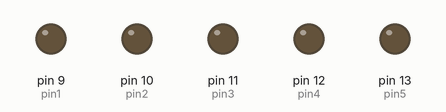
This sketch was run on a simulated Arduino Uno, built with avr-gcc and run on an emulated ATmega328P. On the bench: output pins drawn as LEDs (lit = HIGH).

Above: at 0.2 s.
At 2.7 s:
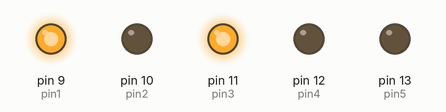
At 5.2 s:
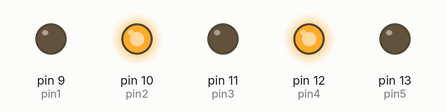
At 10.2 s:
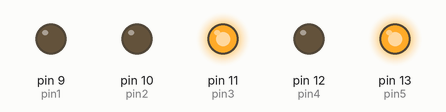
At 15.2 s:
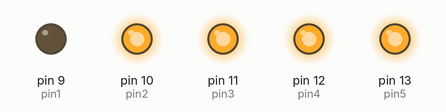
At 20.2 s:
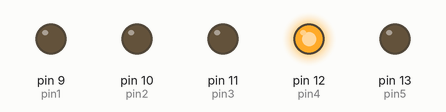
Timing chart, 0 to 20.8 s (numbered marks = the images above):
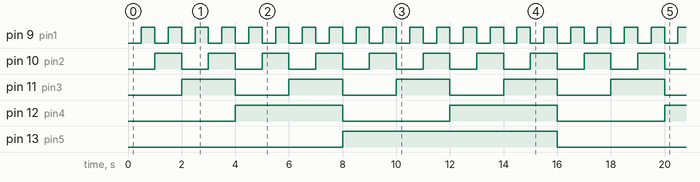

The sketch:

binary_counter.ino
```cpp
int pin1 = 9;
int pin2 = 10;
int pin3 = 11;
int pin4 = 12;
int pin5 = 13;
int waiting = 500;


void setup(){
  pinMode(pin1, OUTPUT);
  pinMode(pin2, OUTPUT);
  pinMode(pin3, OUTPUT);
  pinMode(pin4, OUTPUT);
  pinMode(pin5, OUTPUT);
}

//How can I do this in a function? This is way too tedious.
void loop() {
  // put your main code here, to run repeatedly:
  //0
digitalWrite(pin1, LOW);
digitalWrite(pin2, LOW);
digitalWrite(pin3, LOW);
digitalWrite(pin4, LOW);
digitalWrite(pin5, LOW);
delay(waiting);
//1
digitalWrite(pin1, HIGH);
digitalWrite(pin2, LOW);
digitalWrite(pin3, LOW);
digitalWrite(pin4, LOW);
digitalWrite(pin5, LOW);
delay(waiting);

//2
digitalWrite(pin1, LOW);
digitalWrite(pin2, HIGH);
digitalWrite(pin3, LOW);
digitalWrite(pin4, LOW);
digitalWrite(pin5, LOW);
delay(waiting);
//3
digitalWrite(pin1, HIGH);
digitalWrite(pin2, HIGH);
digitalWrite(pin3, LOW);
digitalWrite(pin4, LOW);
digitalWrite(pin5, LOW);
delay(waiting);
//4
digitalWrite(pin1, LOW);
digitalWrite(pin2, LOW);
digitalWrite(pin3, HIGH);
digitalWrite(pin4, LOW);
digitalWrite(pin5, LOW);
delay(waiting);
//5
digitalWrite(pin1, HIGH);
digitalWrite(pin2, LOW);
digitalWrite(pin3, HIGH);
digitalWrite(pin4, LOW);
digitalWrite(pin5, LOW);
delay(waiting);
//6
digitalWrite(pin1, LOW);
digitalWrite(pin2, HIGH);
digitalWrite(pin3, HIGH);
digitalWrite(pin4, LOW);
digitalWrite(pin5, LOW);
delay(waiting);
//7
digitalWrite(pin1, HIGH);
digitalWrite(pin2, HIGH);
digitalWrite(pin3, HIGH);
digitalWrite(pin4, LOW);
digitalWrite(pin5, LOW);
delay(waiting);
//8
digitalWrite(pin1, LOW);
digitalWrite(pin2, LOW);
digitalWrite(pin3, LOW);
digitalWrite(pin4, HIGH);
digitalWrite(pin5, LOW);
delay(waiting);
//9
digitalWrite(pin1, HIGH);
digitalWrite(pin2, LOW);
digitalWrite(pin3, LOW);
digitalWrite(pin4, HIGH);
digitalWrite(pin5, LOW);
delay(waiting);
//10
digitalWrite(pin1, LOW);
digitalWrite(pin2, HIGH);
digitalWrite(pin3, LOW);
digitalWrite(pin4, HIGH);
digitalWrite(pin5, LOW);
delay(waiting);
//11
digitalWrite(pin1, HIGH);
digitalWrite(pin2, HIGH);
digitalWrite(pin3, LOW);
digitalWrite(pin4, HIGH);
digitalWrite(pin5, LOW);
delay(waiting);
//12
digitalWrite(pin1, LOW);
digitalWrite(pin2, LOW);
digitalWrite(pin3, HIGH);
digitalWrite(pin4, HIGH);
digitalWrite(pin5, LOW);
delay(waiting);
//13
digitalWrite(pin1, HIGH);
digitalWrite(pin2, LOW);
digitalWrite(pin3, HIGH);
digitalWrite(pin4, HIGH);
digitalWrite(pin5, LOW);
delay(waiting);
//14
digitalWrite(pin1, LOW);
digitalWrite(pin2, HIGH);
digitalWrite(pin3, HIGH);
digitalWrite(pin4, HIGH);
digitalWrite(pin5, LOW);
delay(waiting);
//15
digitalWrite(pin1, HIGH);
digitalWrite(pin2, HIGH);
digitalWrite(pin3, HIGH);
digitalWrite(pin4, HIGH);
digitalWrite(pin5, LOW);
delay(waiting);
//16
digitalWrite(pin1, LOW);
digitalWrite(pin2, LOW);
digitalWrite(pin3, LOW);
digitalWrite(pin4, LOW);
digitalWrite(pin5, HIGH);
delay(waiting);
//17
digitalWrite(pin1, HIGH);
digitalWrite(pin2, LOW);
digitalWrite(pin3, LOW);
digitalWrite(pin4, LOW);
digitalWrite(pin5, HIGH);
delay(waiting);
//18
digitalWrite(pin1, LOW);
digitalWrite(pin2, HIGH);
digitalWrite(pin3, LOW);
digitalWrite(pin4, LOW);
digitalWrite(pin5, HIGH);
delay(waiting);
//19
digitalWrite(pin1, HIGH);
digitalWrite(pin2, HIGH);
digitalWrite(pin3, LOW);
digitalWrite(pin4, LOW);
digitalWrite(pin5, HIGH);
delay(waiting);
//20
digitalWrite(pin1, LOW);
digitalWrite(pin2, LOW);
digitalWrite(pin3, HIGH);
digitalWrite(pin4, LOW);
digitalWrite(pin5, HIGH);
delay(waiting);
//21
digitalWrite(pin1, HIGH);
digitalWrite(pin2, LOW);
digitalWrite(pin3, HIGH);
digitalWrite(pin4, LOW);
digitalWrite(pin5, HIGH);
delay(waiting);
//22
digitalWrite(pin1, LOW);
digitalWrite(pin2, HIGH);
digitalWrite(pin3, HIGH);
digitalWrite(pin4, LOW);
digitalWrite(pin5, HIGH);
delay(waiting);
//23
digitalWrite(pin1, HIGH);
digitalWrite(pin2, HIGH);
digitalWrite(pin3, HIGH);
digitalWrite(pin4, LOW);
digitalWrite(pin5, HIGH);
delay(waiting);
//24
digitalWrite(pin1, LOW);
digitalWrite(pin2, LOW);
digitalWrite(pin3, LOW);
digitalWrite(pin4, HIGH);
digitalWrite(pin5, HIGH);
delay(waiting);
//25
digitalWrite(pin1, HIGH);
digitalWrite(pin2, LOW);
digitalWrite(pin3, LOW);
digitalWrite(pin4, HIGH);
digitalWrite(pin5, HIGH);
delay(waiting);
//26
digitalWrite(pin1, LOW);
digitalWrite(pin2, HIGH);
digitalWrite(pin3, LOW);
digitalWrite(pin4, HIGH);
digitalWrite(pin5, HIGH);
delay(waiting);
//27
digitalWrite(pin1, HIGH);
digitalWrite(pin2, HIGH);
digitalWrite(pin3, LOW);
digitalWrite(pin4, HIGH);
digitalWrite(pin5, HIGH);
delay(waiting);
//28
digitalWrite(pin1, LOW);
digitalWrite(pin2, LOW);
digitalWrite(pin3, HIGH);
digitalWrite(pin4, HIGH);
digitalWrite(pin5, HIGH);
delay(waiting);
//29
digitalWrite(pin1, HIGH);
digitalWrite(pin2, LOW);
digitalWrite(pin3, HIGH);
digitalWrite(pin4, HIGH);
digitalWrite(pin5, HIGH);
delay(waiting);
//30
digitalWrite(pin1, LOW);
digitalWrite(pin2, HIGH);
digitalWrite(pin3, HIGH);
digitalWrite(pin4, HIGH);
digitalWrite(pin5, HIGH);
delay(waiting);
//31
digitalWrite(pin1, HIGH);
digitalWrite(pin2, HIGH);
digitalWrite(pin3, HIGH);
digitalWrite(pin4, HIGH);
digitalWrite(pin5, HIGH);
delay(waiting);
}
```

Measured:
- by itself, pin 9 (pin1): alternates HIGH for 0.50 s and LOW for 0.50 s
- by itself, pin 10 (pin2): alternates HIGH for 1.0 s and LOW for 1.0 s
- by itself, pin 11 (pin3): alternates HIGH for 2.0 s and LOW for 2.0 s
- by itself, pin 12 (pin4): alternates HIGH for 4.0 s and LOW for 4.0 s
- by itself, pin 13 (pin5): alternates HIGH for 8.0 s and LOW for 8.0 s
